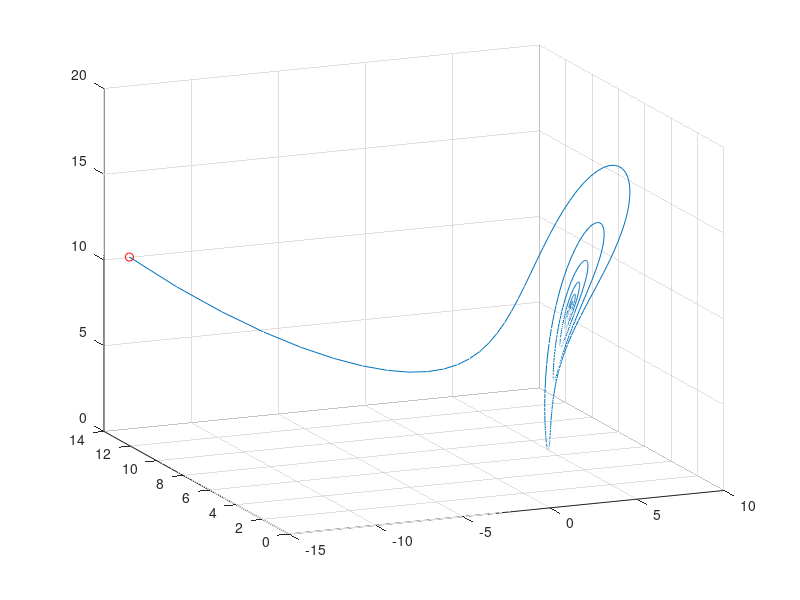

MATLAB code to generate this figure: (Note: this script raises an error after producing the figure.)
clear all; close all; clc;

% Simulate Lorenz system
dt=0.01; T=8; t=0:dt:T;
b=8/3; sig=10; r=10; %10,28,35
Lorenz = @(t,x)([ sig * (x(2) - x(1))       ; ...
    r * x(1)-x(1) * x(3) - x(2) ; ...
    x(1) * x(2) - b*x(3)         ]);

ode_options = odeset('RelTol',1e-10, 'AbsTol',1e-11);

input=[]; output=[];
x0=30*(rand(3,1)-0.5);
for j=1:1  % training trajectories
    
    
    [t,y] = ode45(Lorenz,t,x0);
    input=[input; y(1:end-1,:)];
    output=[output; y(2:end,:)];
    plot3(y(:,1),y(:,2),y(:,3)), hold on
    plot3(x0(1),x0(2),x0(3),'ro')
end
grid on, view(-23,18)

%%
net = feedforwardnet([10 10 10]);
net.layers{1}.transferFcn = 'logsig';
net.layers{2}.transferFcn = 'radbas';
net.layers{3}.transferFcn = 'purelin';
net = train(net,input.',output.');


%%


%%
x0=20*(rand(3,1)-0.5);
figure(2)
[t,y] = ode45(Lorenz,t,x0);
plot3(y(:,1),y(:,2),y(:,3)), hold on
plot3(x0(1),x0(2),x0(3),'ro','Linewidth',[2])
grid on

ynn(1,:)=x0;
for jj=2:length(t)
    y0=net(x0);
    ynn(jj,:)=y0.'; x0=y0;
end
plot3(ynn(:,1),ynn(:,2),ynn(:,3),':','Linewidth',[2])

figure(3)
subplot(3,2,1), plot(t,y(:,1),t,ynn(:,1),'Linewidth',[2])
subplot(3,2,3), plot(t,y(:,2),t,ynn(:,2),'Linewidth',[2])
subplot(3,2,5), plot(t,y(:,3),t,ynn(:,3),'Linewidth',[2])


figure(4)
x0=20*(rand(3,1)-0.5);
[t,y] = ode45(Lorenz,t,x0);
plot3(y(:,1),y(:,2),y(:,3)), hold on
plot3(x0(1),x0(2),x0(3),'ro','Linewidth',[2])
grid on

ynn(1,:)=x0;
for jj=2:length(t)
    y0=net(x0);
    ynn(jj,:)=y0.'; x0=y0;
end
plot3(ynn(:,1),ynn(:,2),ynn(:,3),':','Linewidth',[2])

figure(3)
subplot(3,2,2), plot(t,y(:,1),t,ynn(:,1),'Linewidth',[2])
subplot(3,2,4), plot(t,y(:,2),t,ynn(:,2),'Linewidth',[2])
subplot(3,2,6), plot(t,y(:,3),t,ynn(:,3),'Linewidth',[2])

%%
figure(2), view(-75,15)
figure(3)
subplot(3,2,1), set(gca,'Fontsize',[15],'Xlim',[0 8])
subplot(3,2,2), set(gca,'Fontsize',[15],'Xlim',[0 8])
subplot(3,2,3), set(gca,'Fontsize',[15],'Xlim',[0 8])
subplot(3,2,4), set(gca,'Fontsize',[15],'Xlim',[0 8])
subplot(3,2,5), set(gca,'Fontsize',[15],'Xlim',[0 8])
subplot(3,2,6), set(gca,'Fontsize',[15],'Xlim',[0 8])
legend('Lorenz','NN')